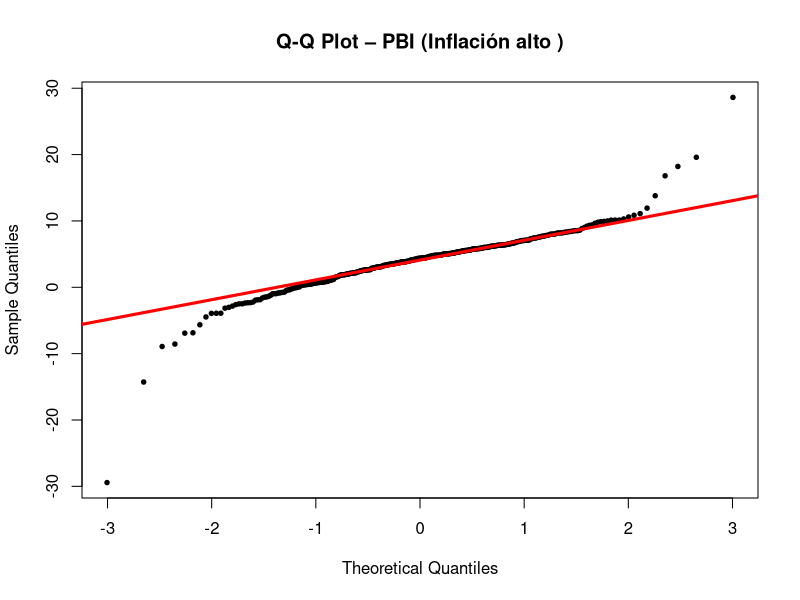
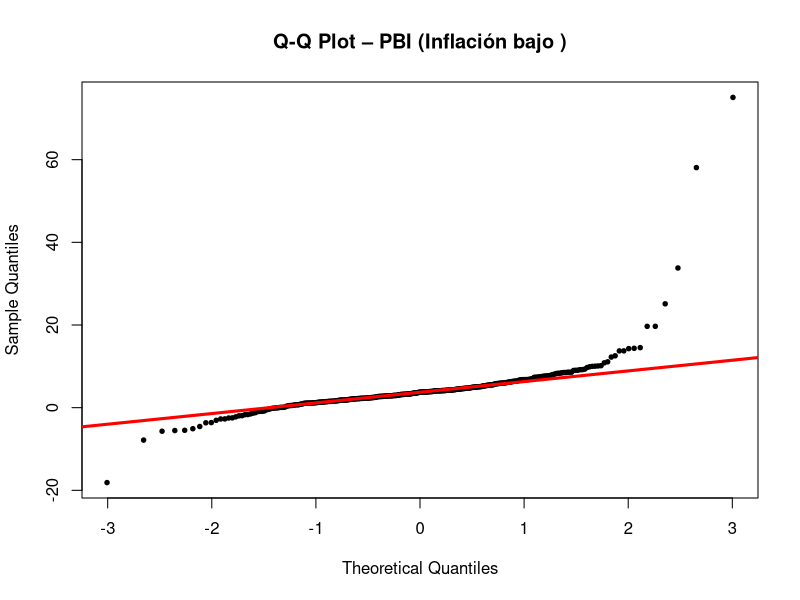
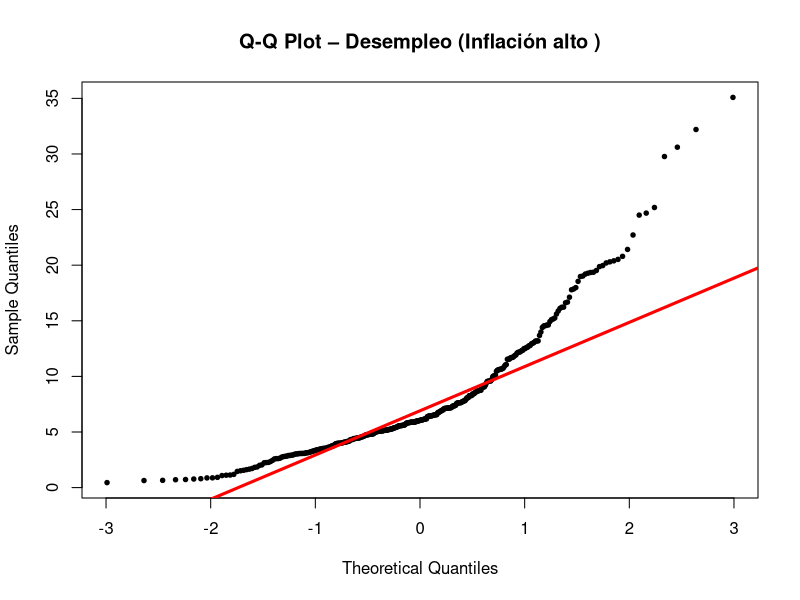
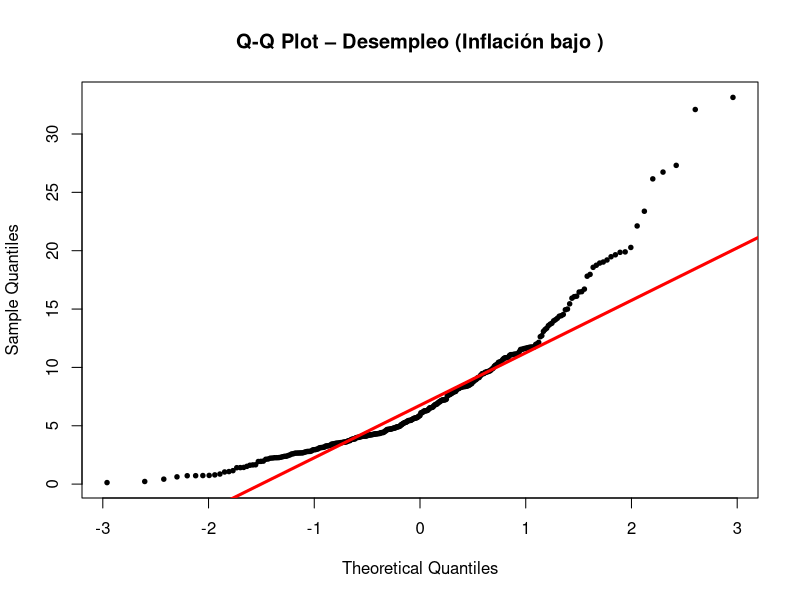
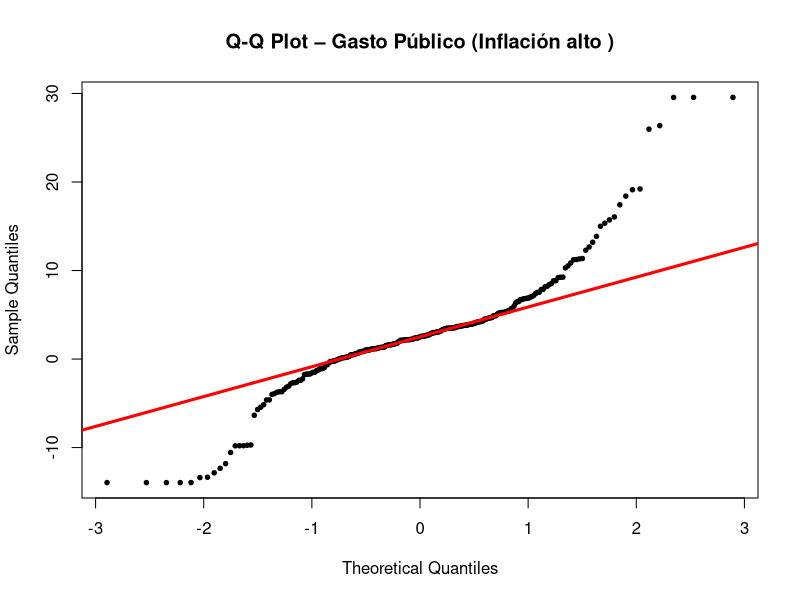
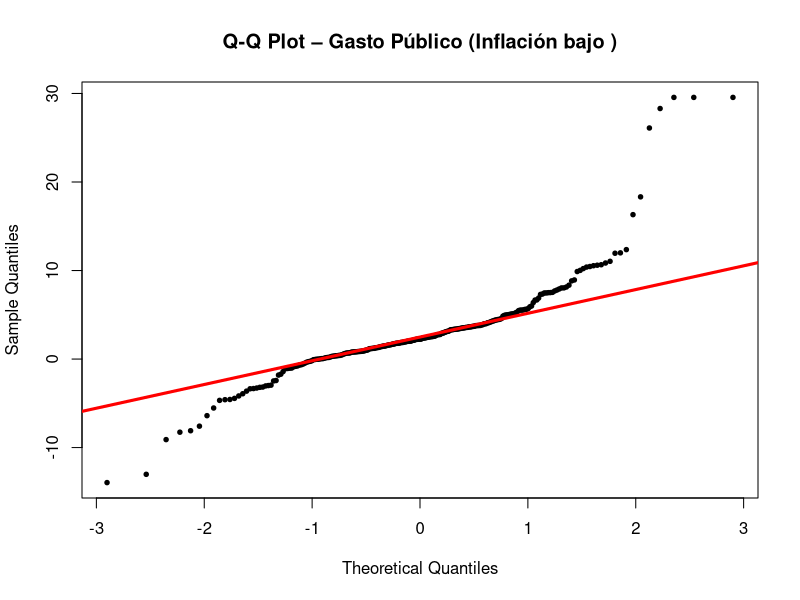
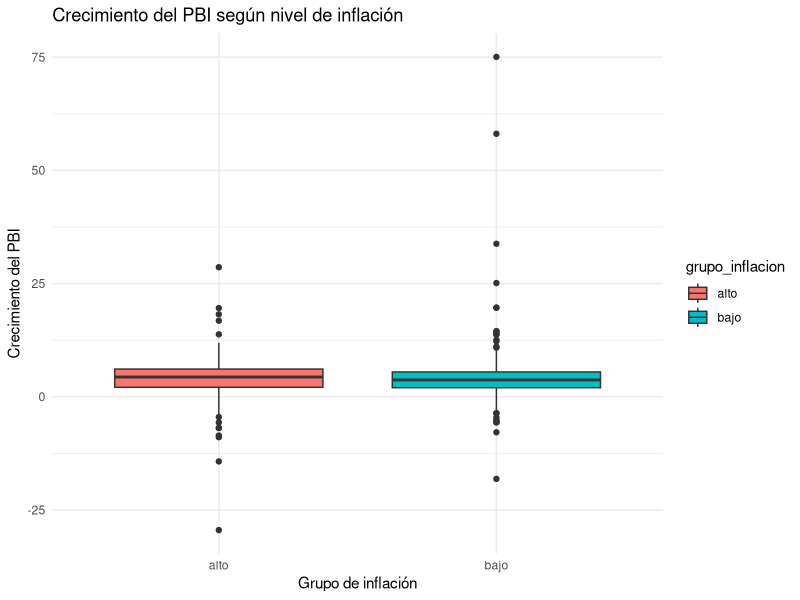
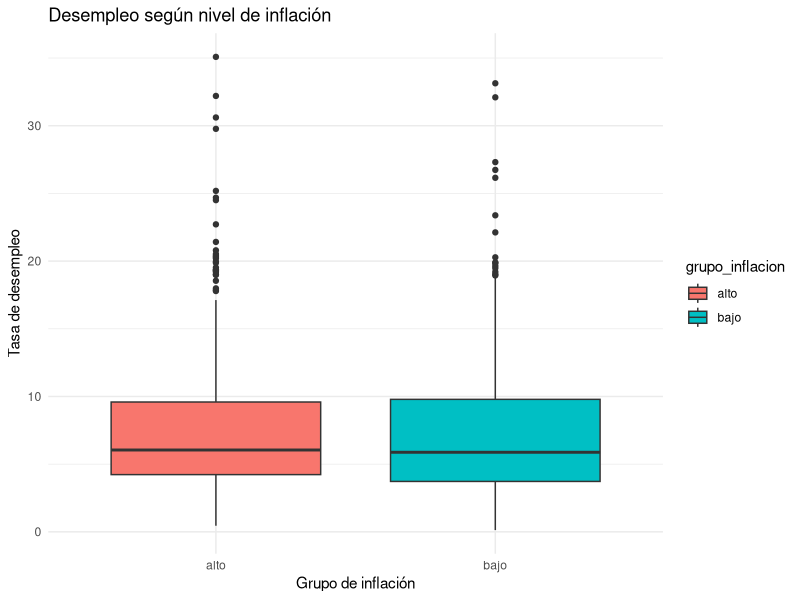

The R source for these figures, in order:
#===========================
#ANÁLISIS ESTADÍSTICO - TEST
#===========================

#¿Los países con gasto público alto tienen un crecimiento del PBI distinto a los de gasto público bajo?

#H0: μ_alto = μ_bajo
#H1: μ_alto ≠ μ_bajo

library(dplyr)
library(ggplot2)
library(car)       
library(psych)

inflacion_log         <- read.csv("data/clean/inflacion_log.csv")
PBI_crecimiento_clean <- read.csv("data/clean/PBI_crecimiento_clean.csv")
desempleo_clean       <- read.csv("data/clean/desempleo_clean.csv")
gasto_publico_wins    <- read.csv("data/clean/gasto_publico_wins.csv")
tasa_de_cambio_log    <- read.csv("data/clean/tasa_de_cambio_log.csv")


#SUPUESTOS:
df <- data.frame(
  inflacion = inflacion_log$inflacion_log,
  PBI = PBI_crecimiento_clean$tasa.de.crecimiento.PBI,
  desempleo = desempleo_clean$tasa.de.desempleo,
  gasto = gasto_publico_wins$gasto_wins
)
df$grupo_inflacion <- ifelse(df$inflacion > median(df$inflacion, na.rm = TRUE),
                             "alto", "bajo")
df$grupo_inflacion <- factor(df$grupo_inflacion)


#Normalidad (Shapiro-Wilk) 
#-------------------------

#PBI: 
shapiro_PBI_alto <- shapiro.test(df$PBI[df$grupo_inflacion == "alto"])
shapiro_PBI_bajo <- shapiro.test(df$PBI[df$grupo_inflacion == "bajo"])
print(shapiro_PBI_alto)
print(shapiro_PBI_bajo)
#ambos no normales 

#Desempleo
shapiro_des_alto <- shapiro.test(df$desempleo[df$grupo_inflacion == "alto"])
shapiro_des_bajo <- shapiro.test(df$desempleo[df$grupo_inflacion == "bajo"])
print(shapiro_des_alto)
print(shapiro_des_bajo)
#ambos no normales

#Gasto publico
shapiro_gasto_alto <- shapiro.test(df$gasto[df$grupo_inflacion == "alto"])
shapiro_gasto_bajo <- shapiro.test(df$gasto[df$grupo_inflacion == "bajo"])
print(shapiro_gasto_alto)
print(shapiro_gasto_bajo)
#ambos no normales 


#Grafico Q-Q
#-----------

qq_plot <- function(variable, grupo, nombre_variable) {
  datos <- variable[df$grupo_inflacion == grupo]
  
  qqnorm(datos,
         main = paste("Q-Q Plot –", nombre_variable, "(Inflación", grupo, ")"),
         col = "black",
         pch = 19,
         cex = 0.6)
  
  qqline(datos, col = "red", lwd = 3)
}

#PBI
qq_plot(df$PBI, "alto", "PBI")
qq_plot(df$PBI, "bajo", "PBI")

#Desempleo
qq_plot(df$desempleo, "alto", "Desempleo")
qq_plot(df$desempleo, "bajo", "Desempleo")

#Gasto publico
qq_plot(df$gasto, "alto", "Gasto Público")
qq_plot(df$gasto, "bajo", "Gasto Público")

#Homogeneidad de Varianzas
#-------------------------

#PBI: 
leveneTest(PBI ~ grupo_inflacion, data = df) #varianzas homogeneas
#Desempleo:
leveneTest(desempleo ~ grupo_inflacion, data = df) #varianzas heterogeneas
#Gasto: 
leveneTest(gasto ~ grupo_inflacion, data = df) #varianzas homogeneas

#==============================================================================
#Aplicamos el test Wilcoxon Rank-Sum (Mann–Whitney) para PBI, desempleo y gasto

#PBI:
wilcox.test(PBI ~ grupo_inflacion, data=df)

#Desempleo
wilcox.test(desempleo ~ grupo_inflacion, data=df)

#Gasto público
wilcox.test(gasto ~ grupo_inflacion, data=df)
#==============================================================================
#ANOVA de Welch

#PBI: 
anova_PBI <- oneway.test(PBI ~ grupo_inflacion, data = df, var.equal = FALSE)
print(anova_PBI)

#Desempleo
anova_desempleo <- oneway.test(desempleo ~ grupo_inflacion, data = df, var.equal = FALSE)
print(anova_desempleo)

#Gasto
anova_gasto <- oneway.test(gasto ~ grupo_inflacion, data = df, var.equal = FALSE)
print(anova_gasto)

#Gráficos de ANOVA:
#------------------
df %>% 
  filter(!is.na(grupo_inflacion)) %>% 
  ggplot(aes(x = grupo_inflacion, y = PBI, fill = grupo_inflacion)) +
  geom_boxplot() +
  labs(title = "Crecimiento del PBI según nivel de inflación",
       x = "Grupo de inflación", y = "Crecimiento del PBI") +
  theme_minimal() #PBI

df %>% 
  filter(!is.na(grupo_inflacion)) %>% 
  ggplot(aes(x = grupo_inflacion, y = desempleo, fill = grupo_inflacion)) +
  geom_boxplot() +
  labs(
    title = "Desempleo según nivel de inflación",
    x = "Grupo de inflación",
    y = "Tasa de desempleo"
  ) +
  theme_minimal()

df %>% 
  filter(!is.na(grupo_inflacion)) %>% 
  ggplot(aes(x = grupo_inflacion, y = gasto, fill = grupo_inflacion)) +
  geom_boxplot() +
  labs(title = "Gasto público según nivel de inflación",
       x = "Grupo de inflación", y = "Gasto público (winsorizado)") +
  theme_minimal() #Gasto


